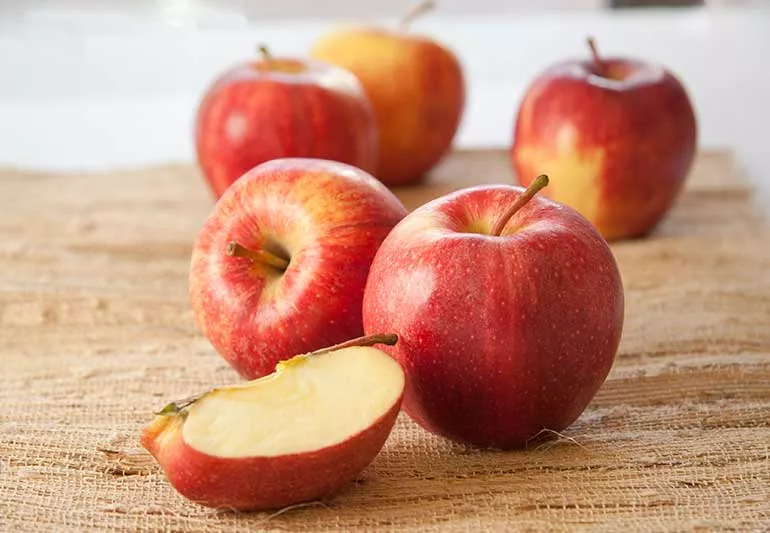
#> input picture Apples.webp, 770 x 533 px, found by its file name; its folder holds only this picture in this run
$ python pillow_refresher.py
#> lines starting #> are read from the running program, lines starting #| are printed output that depends on the picture
from os import path
from PIL import Image


# locate folder
AFolder = "X:/Level 5/5001/Tool Texture RePacker/Assets/"
BFolder =  "E:/Escape studios/CT5001/Scripts/Misc/Assets/" # this is wrong
if path.isdir(AFolder):
    Folder = AFolder
else:
    Folder = BFolder


#implement numpy, check what channels are occupied

# onen all images as RGBA
img = Image.open(f"{Folder}Apples.webp").convert("RGBA")

print(img.mode)
#| RGBA

#print(img.getbands())
#print(img.info)


R_chan = img.getchannel("R")
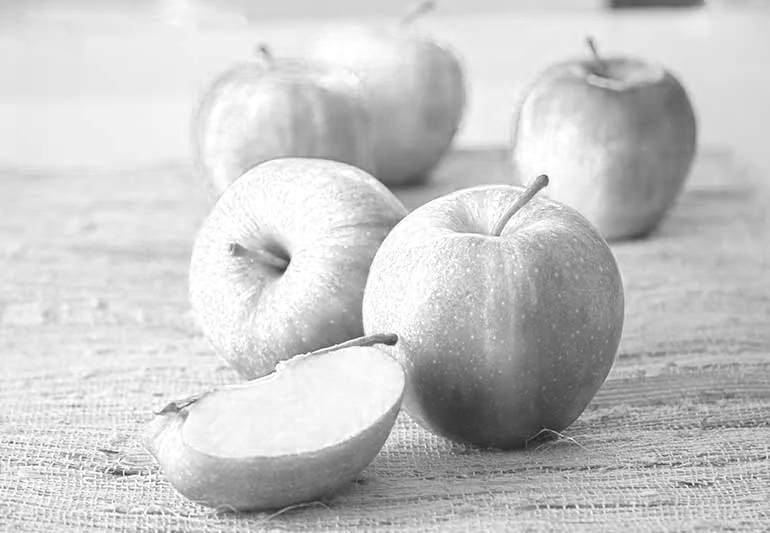
#> R_chan: PIL image 770x533 L; min 29, max 255, mean 199.3
G_chan = img.getchannel("G")
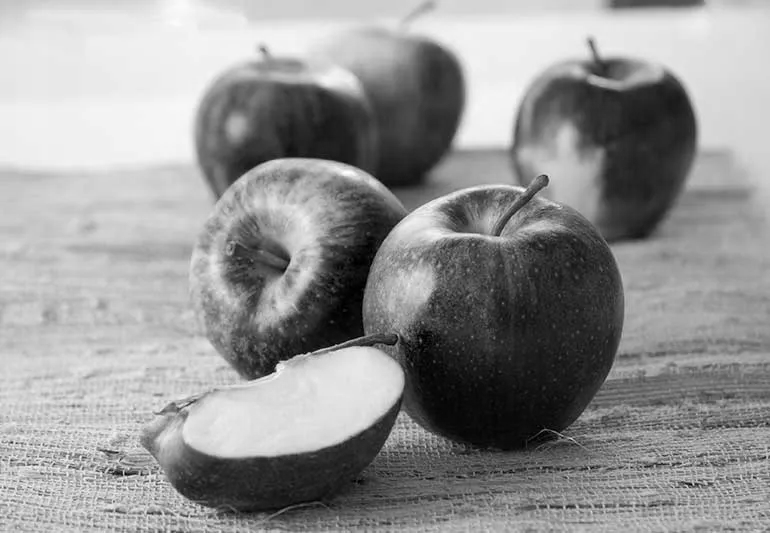
#> G_chan: PIL image 770x533 L; min 0, max 255, mean 147.6
B_chan = img.getchannel("B")
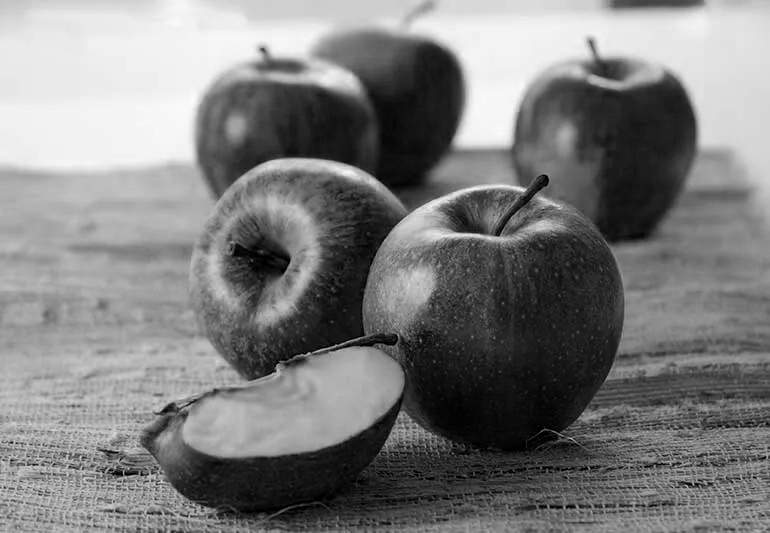
#> B_chan: PIL image 770x533 L; min 0, max 251, mean 124.9

pack = Image.merge("RGB",(R_chan,G_chan,B_chan))
#> pack is the input picture: PIL image 770x533 RGB; mean R, G, B 199.3, 147.6, 124.9

pack.show()

#test this and delete me
